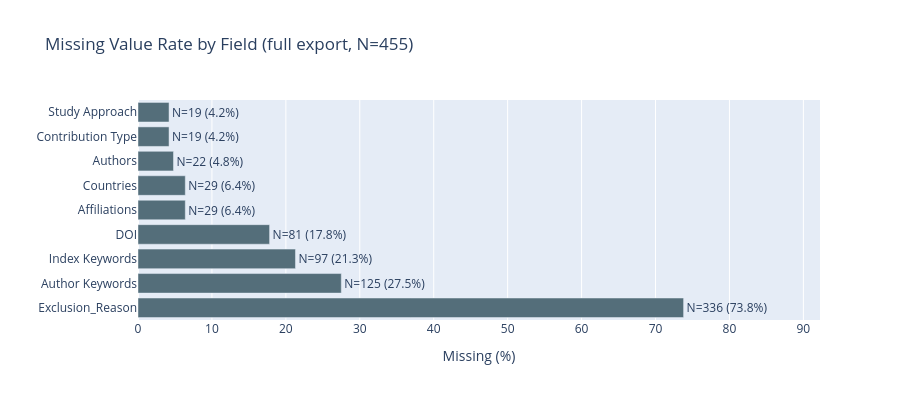

The notebook cell this image was saved under:
### Markdown cell above
## 5 · Missing Value Audit

### Code cell
import plotly.express as px

null_summary = (
    df_raw.isnull()
    .sum()
    .rename("N_null")
    .reset_index()
    .rename(columns={"index": "column"})
)
null_summary["pct"] = (null_summary["N_null"] / len(df_raw) * 100).round(1)
null_summary = null_summary[null_summary["N_null"] > 0].sort_values("pct", ascending=False)

print(f"Fields with missing values ({len(null_summary)} of {len(df_raw.columns)}):")
display(null_summary)

fig = px.bar(
    null_summary,
    x="pct",
    y="column",
    orientation="h",
    text=null_summary.apply(lambda r: f"N={r.N_null} ({r.pct}%)", axis=1),
    title="Missing Value Rate by Field (full export, N=455)",
    labels={"pct": "Missing (%)", "column": ""},
    color_discrete_sequence=["#546E7A"],
)
fig.update_traces(textposition="outside")
fig.update_layout(xaxis_range=[0, null_summary["pct"].max() * 1.25], height=400)
fig.show()

### Figure 1 — Plotly figure (JSON) as saved in the notebook; plotly's stock layout.template omitted (floating-point values rounded to 4 significant figures)
{"data": [{"hovertemplate": "Missing (%)=%{x}<br>=%{y}<br>text=%{text}<extra></extra>", "legendgroup": "", "marker": {"color": "#546E7A", "pattern": {"shape": ""}}, "name": "", "orientation": "h", "showlegend": false, "text": ["N=336 (73.8%)", "N=125 (27.5%)", "N=97 (21.3%)", "N=81 (17.8%)", "N=29 (6.4%)", "N=29 (6.4%)", "N=22 (4.8%)", "N=19 (4.2%)", "N=19 (4.2%)"], "textposition": "outside", "type": "bar", "x": [73.8, 27.5, 21.3, 17.8, 6.4, 6.4, 4.8, 4.2, 4.2], "xaxis": "x", "y": ["Exclusion_Reason", "Author Keywords", "Index Keywords", "DOI", "Affiliations", "Countries", "Authors", "Contribution Type", "Study Approach"], "yaxis": "y"}], "layout": {"barmode": "relative", "height": 400, "legend": {"tracegroupgap": 0}, "title": {"text": "Missing Value Rate by Field (full export, N=455)"}, "xaxis": {"anchor": "y", "domain": [0, 1], "range": [0, 92.25], "title": {"text": "Missing (%)"}}, "yaxis": {"anchor": "x", "domain": [0, 1], "title": {"text": ""}}}}
